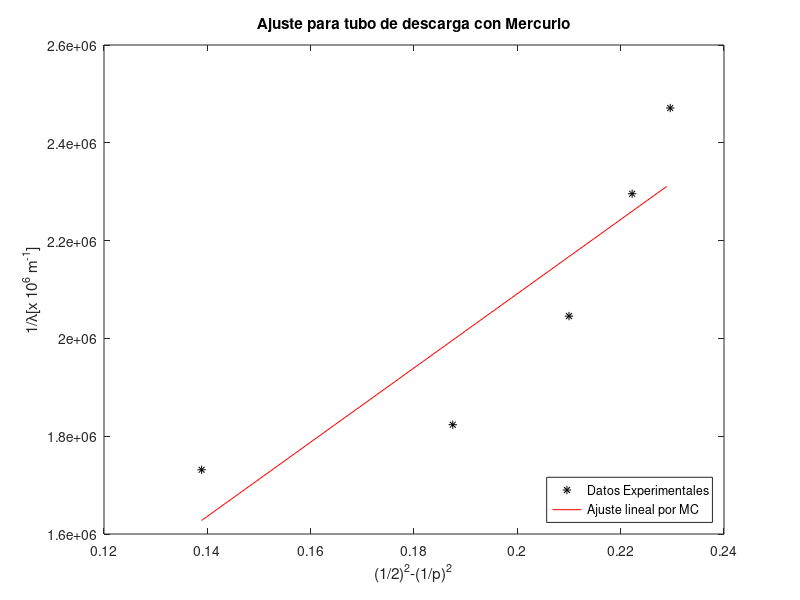

Here is the MATLAB script that generated this plot:
clear all; close all;
format long
y1 = 25.0; y2 = 27.0; y3 = 30.5; y4 = 34.5; y5 = 36.5; deltay = 0.5;
D = 121; d = 2e-6; m = 1; q = 2;
theta1 = atan(y1/D)
deltatheta1 = deltay*(1/(D+y1))
theta2 = atan(y2/D)
deltatheta2 = deltay*(1/(D+y2))
theta3 = atan(y3/D)
deltatheta3 = deltay*(1/(D+y3))
theta4 = atan(y4/D)
deltatheta4 = deltay*(1/(D+y4))
theta5 = atan(y5/D)
deltatheta5 = deltay*(1/(D+y5))
lambda1 = d*sin(theta1)/m
deltalambda1 = deltatheta1*(d/m)*cos(theta1)
lambda2 = d*sin(theta2)/m
deltalambda2 = deltatheta2*(d/m)*cos(theta2)
lambda3 = d*sin(theta3)/m
deltalambda3 = deltatheta3*(d/m)*cos(theta3)
lambda4 = d*sin(theta4)/m
deltalambda4 = deltatheta4*(d/m)*cos(theta4)
lambda5 = d*sin(theta5)/m
deltalambda5 = deltatheta5*(d/m)*cos(theta5)
for i = 3:7
  x(i-2) = (1/q^2)-(1/i^2);
end
y = [1/lambda5 1/lambda4 1/lambda3 1/lambda2 1/lambda1]
N = length(x); sxy = sum(x.*y); sxx = sum(x.*x); syy = sum(y.*y); sx = sum(x); sy = sum(y);
a = (((N)*(sxy))-((sx)*(sy)))/(((N)*(sxx))-((sx)*(sx)))
b = (((sxx)*(sy))-((sx)*(sxy)))/(((N)*(sxx))-((sx)*(sx)))
e = (y-((a*x)+b)).^2; sei = sum(e);
incertidumbrea=sqrt((sei)/(N-2))*sqrt((N)/(((N)*(sxx))-((sx)*(sx))))
incertidumbreb=sqrt((sei)/(N-2))*sqrt((sxx)/(((N)*(sxx))-((sx)*(sx))))
r = (((N)*(sxy))-((sx)*(sy)))/(sqrt(((N)*(sxx))-((sx)*(sx)))*sqrt(((N)*(syy))-((sy)*(sy))))
xx = min(x):0.01:max(x); yy = a*xx+b;
plot(x,y,'k*',xx,yy,'r-'); legend('Datos Experimentales','Ajuste lineal por MC', 'Location','southeast')
xlabel('(1/2)^2-(1/p)^2');ylabel('1/\lambda[x 10^{6} m^{-1}]'); title('Ajuste para tubo de descarga con Mercurio')
